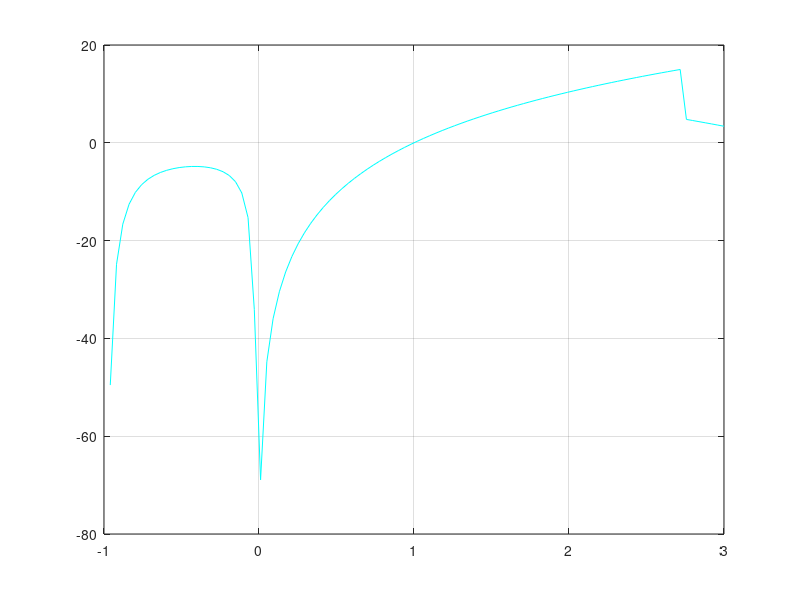

Recreate this plot in MATLAB.
%clearing command window
close all;clear all;clc

%declaring the x vector and inidializing the y values to be zero
x = linspace(-1,3,100);
y= zeros(1,length(x));

%creating a for loop to loop through the vector x
for i = 1: length(x)

%creating an if statement for when x is greater than or equal to -1 and
%less than 0, solve this y
    if (x(i) >= -1 ) && (x(i) < 0)

        y(i) = (x(i).^2 + 1) / (x(i).^2 + x(i));

    end
%creating an if statement for when x is greater than or equal to 0 and
%less than 2.718, solve this y
    if (x(i) >= 0) && (x(i) < 2.718)

    y(i) = 15*log(x(i));

    end
 %creating an if statement for when x is greater than or equal to 2.7178 and
%less than or equal to 3, solve this y
    if (x(i) >= 2.7178) && ( x(i) <= 3)

        y(i) = 12.386 - x(i).^2;
    end

%plotting the x and y and coloring the lind cyan
    plot(x,y,'c');
    
%turning the grid on
    grid ON;
end
